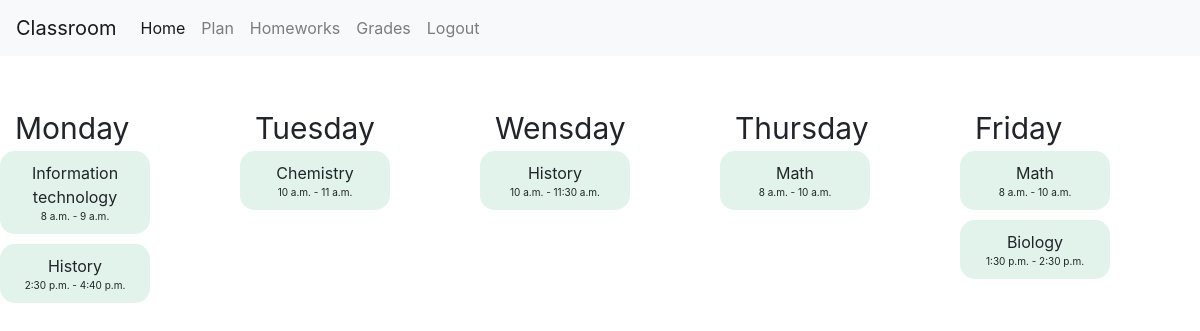
/plan (signed in), run on the app's committed database.
### classroom/models.py (models this page shows)
class Lesson(models.Model):
    subject = models.CharField(max_length=300, choices=SUBJECT_CHOICES)
    day = models.CharField(max_length=3, choices=DAY_CHOICES)
    time_start = models.TimeField()
    time_end = models.TimeField()
    teacher = models.ForeignKey(User, on_delete=models.CASCADE, related_name="teacher_lessons")
    group = models.ForeignKey(Class, on_delete=models.CASCADE, related_name="class_lessons")

### classroom/views.py (the view)
# urls.py: path("plan", views.plan_view, name="plan"),
@login_required
def plan_view(request):
    user = request.user
    if request.method == "POST":
        teacher_id = request.POST['teacher']
        group_id = request.POST['class']
        day = request.POST['day']
        time_start = request.POST['start_time']
        time_end = request.POST['end_time']
        teacher = User.objects.get(pk=teacher_id)
        group = Class.objects.get(pk=group_id)
        class_lessons = group.class_lessons.all().filter(day=day)
        teacher_lessons = teacher.teacher_lessons.filter(day=day)
        for lesson in class_lessons:
            if check_time(time_start, time_end, lesson.time_start, lesson.time_end)==False:
                messages.error(request, "Time conflict")
                return redirect('plan')
        for lesson in teacher_lessons:
            if check_time(time_start, time_end, lesson.time_start, lesson.time_end)==False:
                messages.error(request, "Time conflict")
                return redirect('plan')
        if time_start>time_end:
            messages.error(request, "Time conflict")
            return redirect('plan')
        subject = request.POST['subject']
        lesson = Lesson.objects.create(subject=subject, day=day, time_start=time_start, time_end=time_end, teacher=teacher, group=group)
        lesson.save()
        messages.success(request, "Lesson created")
        return redirect('plan')
        '''return render(request, "classroom/plan.html", {
            "message": "Lesson created"
        })'''
    else:
        if user.type == "SU":
            user_per = False
            group = user.group
            lessons = group.class_lessons.all()
        else:
            user_per = True
            lessons = user.teacher_lessons.all()
        school = user.school
        grups = school.classes.all()
        teachers = User.objects.filter(type="ST", school=school)
        return render(request, "classroom/plan.html",{
            "subjects": SUBJECT_CHOICES,
            "perrmision": user_per,
            "teachers": teachers,
            "days": DAY_CHOICES,
            "classes": grups,
            "lessons": lessons
        })

### classroom/templates/classroom/plan.html (shortened to what this page needs)
{% extends "classroom/layout.html" %}
{% load static %}
{%block body%}
    <div id="plan_view">
        <div class="plan_div">
            <div class="flex_child">
                <div class="day">Monday</div>
                {%for lesson in lessons%}
                    {%if lesson.day == "MON"%}
                    <div class="lesson_div">
                        <div class="subject">{{lesson.get_subject_display}}</div>
                        <div class="time_lesson">{{lesson.time_start}} - {{lesson.time_end}}</div>
                    </div>
                    {%endif%}
                {%endfor%}
            </div>
            <div class="flex_child">
                <div class="day">Tuesday</div>
                {%for lesson in lessons%}
                    {%if lesson.day == "TUE"%}
                    <div class="lesson_div">
                        <div class="subject">{{lesson.get_subject_display}}</div>
                        <div class="time_lesson">{{lesson.time_start}} - {{lesson.time_end}}</div>
                    </div>
                    {%endif%}
                {%endfor%}
            </div>
            <div class="flex_child">
                <div class="day">Wensday</div>
                {%for lesson in lessons%}
                    {%if lesson.day == "WED"%}
                    <div class="lesson_div">
                        <div class="subject">{{lesson.get_subject_display}}</div>
                        <div class="time_lesson">{{lesson.time_start}} - {{lesson.time_end}}</div>
                    </div>
                    {%endif%}
                {%endfor%}
            </div>
            <div class="flex_child">
                <div class="day">Thursday</div>
                {%for lesson in lessons%}
                    {%if lesson.day == "THU"%}
                    <div class="lesson_div">
                        <div class="subject">{{lesson.get_subject_display}}</div>
                        <div class="time_lesson">{{lesson.time_start}} - {{lesson.time_end}}</div>
                    </div>
                    {%endif%}
                {%endfor%}
            </div>
            <div class="flex_child">
                <div class="day">Friday</div>
                {%for lesson in lessons%}
                    {%if lesson.day == "FRI"%}
                    <div class="lesson_div">
                        <div class="subject">{{lesson.get_subject_display}}</div>
                        <div class="time_lesson">{{lesson.time_start}} - {{lesson.time_end}}</div>
                    </div>
                    {%endif%}
                {%endfor%}
            </div>
        </div>
    </div>
{%endblock%}

### classroom/static/classroom/style.css (style rules this page uses)
.plan_div { display: flex; margin-top: 50px;; }
.flex_child { flex: 1; }
.day { font-size: 30px; margin-left: 15px; }
.lesson_div { text-align: center; background: rgba(195, 232, 213, 0.50); border-radius: 15px; max-width: 150px; padding: 10px; margin-bottom: 10px; }
.time_lesson { font-size: 10px; }

### data on the page
Lesson: subject "Information technology", time_start "8 a.m.", time_end "9 a.m."
Lesson: subject "History", time_start "2:30 p.m.", time_end "4:40 p.m."
Lesson: subject "Chemistry", time_start "10 a.m.", time_end "11 a.m."
Lesson: subject "History", time_start "10 a.m.", time_end "11:30 a.m."
Lesson: subject "Math", time_start "8 a.m.", time_end "10 a.m."
Lesson: subject "Math", time_start "8 a.m.", time_end "10 a.m."
Lesson: subject "Biology", time_start "1:30 p.m.", time_end "2:30 p.m."
